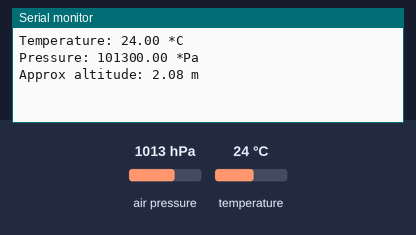
Bench run of a sketch on a simulated ESP32. Parts: the last lines printed to the serial monitor. The inputs (shaded band) are chosen by the test bench; at power-on: air pressure 1013 hPa, temperature 24 °C.

Above: at 1.2 s.
1.3 s: air pressure set to 952 hPa
At 2.6 s:
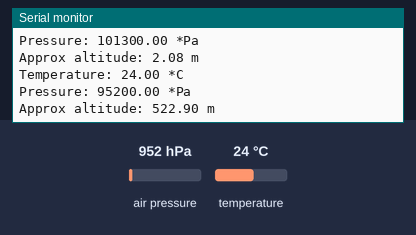
2.8 s: temperature set to 12 °C
At 4.2 s:
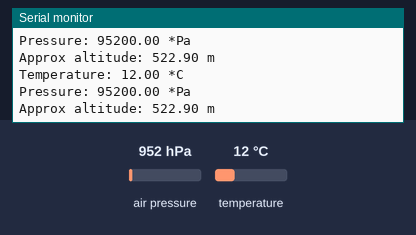
4.3 s: air pressure set to 975 hPa
At 7.3 s:
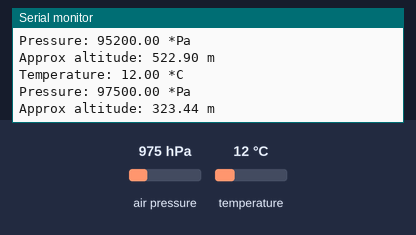
Timing chart, 0 to 8.8 s (numbered marks = the images above; inputs shaded):
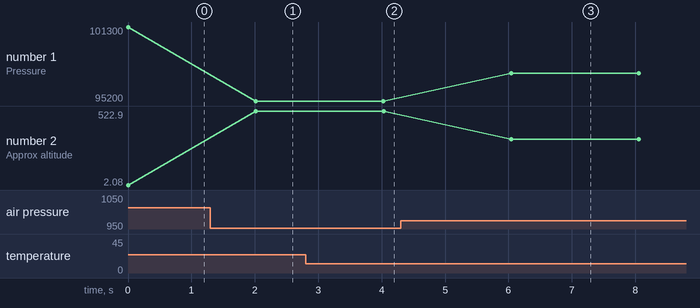

Measured:
- after the input at 1.3 s, the serial monitor: prints a new line after 0.71 s (image 1)
- after the input at 2.8 s, the serial monitor: prints a new line after 1.2 s (image 2)
- after the input at 4.3 s, the serial monitor: prints a new line after 1.7 s (image 3)
- plotted number 1: 101300 → 95200 after the input at 1.3 s, 95200 → 97500 after the input at 4.3 s
- plotted number 2: 2.08 → 522.9 after the input at 1.3 s, 522.9 → 323.44 after the input at 4.3 s

The sketch:

Grove_BMP280.ino
```cpp
/*
 * This program reads temperature & pressure from BMP280 via Grove connector (i2c mode) and sends data to a PC via serial port (USB)
 * Эта программа читает температуру и давление с BMP280 через Grove-разъём (i2c) и отправляет их на компьютер через serial port (USB)
 *
 * It requires Adafruit_BMP280 library and all the libraries that are required by LilyGo T-RGB library.
 * Она требует наличия библиотеки Adafruit_BMP280 и всех библиотек необходимых для LilyGo T-RGB
 * LilyGo T-RGB repository: https://github.com/Xinyuan-LilyGO/LilyGo-T-RGB
 *
 * Mautoz Tech - https://www.youtube.com/c/MautozTech
 * Заметки ESPшника - https://www.youtube.com/@espdev
 */
#include <Wire.h>
#include <SPI.h>
#include <Adafruit_BMP280.h>
Adafruit_BMP280 bmp;

void setup() {
  Serial.begin(9600);
  Wire.begin(8, 48);
  unsigned status = bmp.begin(0x76);
  if (!status) {
    Serial.println(F("Could not find a valid BMP280 sensor, check wiring or try a different address!"));
    Serial.print("SensorID was: 0x"); Serial.println(bmp.sensorID(),16);
    while (1) delay(10);
  }
}
void loop() {
    Serial.println("Temperature: "+String(bmp.readTemperature()) + " *C");
    Serial.println("Pressure: "+String(bmp.readPressure()) + " *Pa");
    Serial.println("Approx altitude: "+String(bmp.readAltitude(1013.25)) + " m");
    Serial.println();
    delay(2000);
}
```
